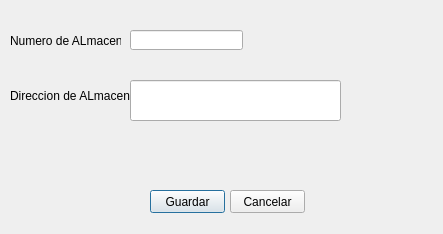
<?xml version="1.0" encoding="UTF-8"?>
<ui version="4.0">
 <class>FmrNewAlmacen</class>
 <widget class="QDialog" name="FmrNewAlmacen">
  <property name="geometry">
   <rect>
    <x>0</x>
    <y>0</y>
    <width>443</width>
    <height>234</height>
   </rect>
  </property>
  <property name="windowTitle">
   <string>Dialog</string>
  </property>
  <widget class="QLabel" name="label">
   <property name="geometry">
    <rect>
     <x>10</x>
     <y>30</y>
     <width>111</width>
     <height>21</height>
    </rect>
   </property>
   <property name="text">
    <string>Numero de ALmacen :</string>
   </property>
  </widget>
  <widget class="QLabel" name="label_2">
   <property name="geometry">
    <rect>
     <x>10</x>
     <y>80</y>
     <width>121</width>
     <height>31</height>
    </rect>
   </property>
   <property name="text">
    <string>Direccion de ALmacen:</string>
   </property>
  </widget>
  <widget class="QLineEdit" name="txtNr">
   <property name="geometry">
    <rect>
     <x>130</x>
     <y>30</y>
     <width>113</width>
     <height>20</height>
    </rect>
   </property>
  </widget>
  <widget class="QLineEdit" name="txtDr">
   <property name="geometry">
    <rect>
     <x>130</x>
     <y>80</y>
     <width>211</width>
     <height>41</height>
    </rect>
   </property>
  </widget>
  <widget class="QPushButton" name="GuardarAl">
   <property name="geometry">
    <rect>
     <x>150</x>
     <y>190</y>
     <width>75</width>
     <height>23</height>
    </rect>
   </property>
   <property name="text">
    <string>Guardar</string>
   </property>
  </widget>
  <widget class="QPushButton" name="CancelarAl">
   <property name="geometry">
    <rect>
     <x>230</x>
     <y>190</y>
     <width>75</width>
     <height>23</height>
    </rect>
   </property>
   <property name="text">
    <string>Cancelar</string>
   </property>
  </widget>
 </widget>
 <resources/>
 <connections/>
</ui>
